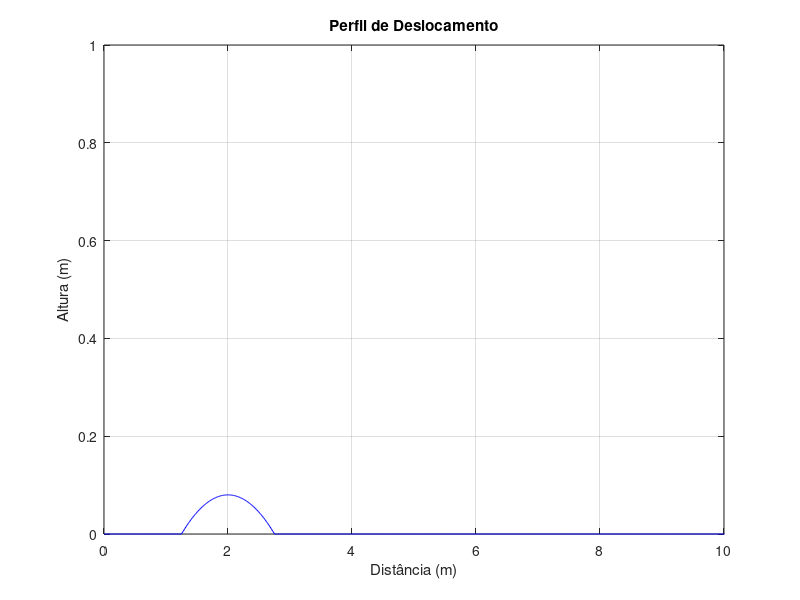
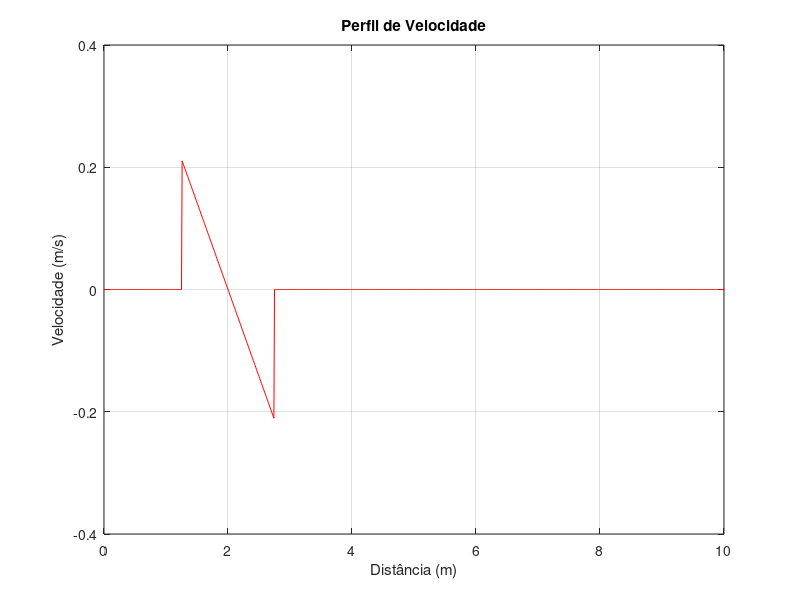
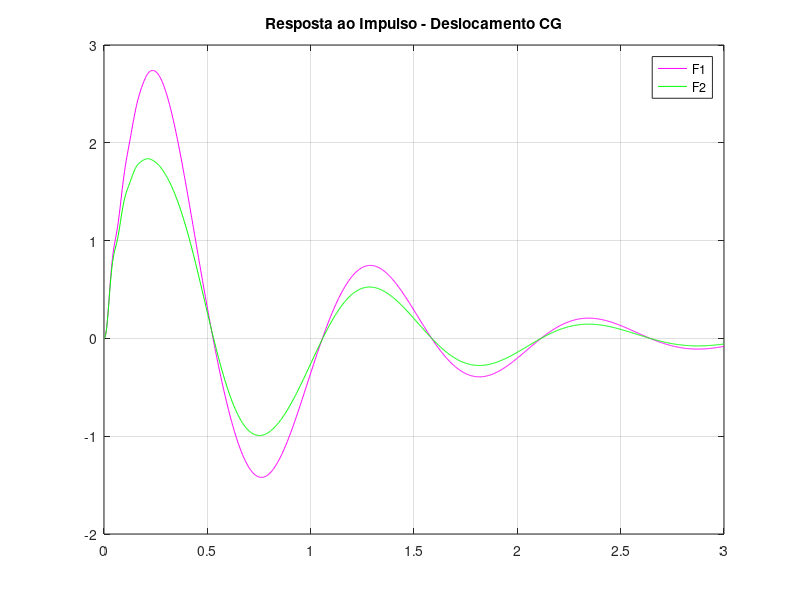
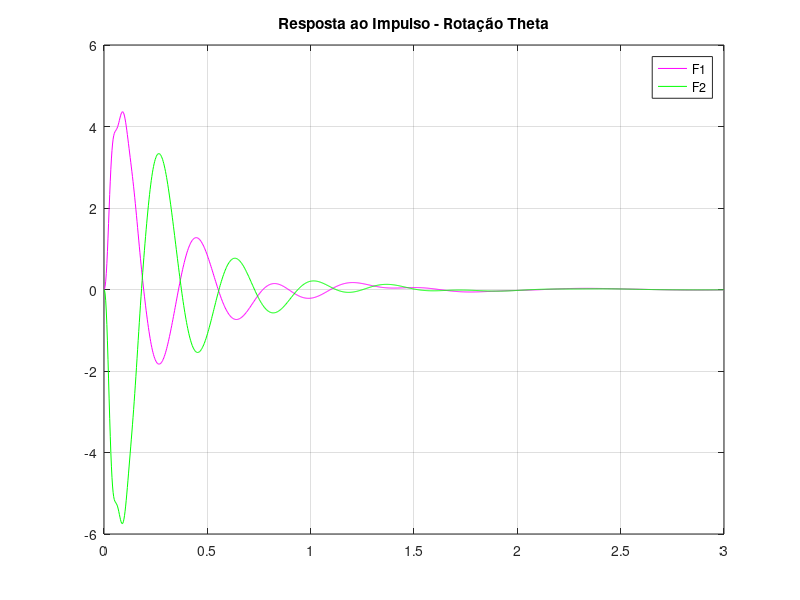

The MATLAB source for these figures, in order: (Note: this script raises an error after producing the figures.)
clear all, close all
clc

%% Parâmetros do Modelo

% Veículo
ld = 1.1; % m
lt = 1.5; % m
M = 1180; % kg
Ig = 240; % kg.m^2

% Pneus
k1 = 30e3; % N/m
c1 = 5e3;  % N.s/m
m = 10;    % kg

% Suspensão
k2 = 90e3; % N/m
c2 = 4e3;  % N.s/m

%% Equação Matricial

% Massa
M = [M 0 0 0;
     0 Ig 0 0;
     0 0 m 0;
     0 0 0 m];
 
% Amortecimento
C = [2*c2       c2*(ld-lt)      -c2     -c2 ;
     c2*(ld-lt) c2*(ld^2+lt^2)  -c2*ld  c2*lt;
     -c2        -c2*ld          c1+c2   0 ;
     -c2        c2*lt           0       c1+c2];
 
% Rigidez
K = [2*k2      k2*(ld-lt)      -k2     -k2 ;
    k2*(ld-lt) k2*(ld^2+lt^2)  -k2*ld  k2*lt;
    -k2        -k2*ld          k1+k2   0 ;
    -k2        k2*lt           0       k1+k2];
 
% Forças
F1= [0  0;
     0  0;
     k1 0;
     0  k1];

F2= [0  0;
     0  0;
     c1 0;
     0  c1];

%% Frequencias Naturais e Modos de Vibrar

disp('--- Autovalores e autovetores ---')
[v,d]=eig(K,M); d=sqrt(diag(d));

disp('Frequencias naturais, omega (rad/s)')
omega=(d'); disp(omega)

disp('Modos de vibracao, phi (normalizados pela massa)')
disp(v)
vn1=diag(max(abs(v)))\v;

disp('Modos de vibracao, phi (normalizados pelo maximo)')
disp(vn1)

%% Matriz de Amortecimendo Modal

D=2*0.2*(M*v*diag(d)*v'*M);
Lambda=v'*D*v; zeta=(1/2)*diag(Lambda)./d;

disp('Matriz modal de amortecimento')
disp(Lambda)

%% Pista

h = 0.08; % altura da lombada [m]
L = 1.5; % comprimento da lombada [m]
d = 2; % centro da lombada [m]

L_p = 100; % comprimento da pista [m]
dL = 0.01; % passo de pista

x_p = 0:dL:L_p;
z_ref = zeros(1,length(x_p));
vel_ref = zeros(1,length(x_p));

for i=1:length(x_p)
    f(i) = (4*h/L^2)*(-(x_p(i)-d)^2+(L/2)^2);
    f_dot(i) = -(8*h/L^2)*(x_p(i)-d);
    z_pista(i) = max([z_ref(i) f(i)]);

    % fora dos limites da lombada
    if (x_p(i) > (d-0.5*L)) && (x_p(i) < (d+0.5*L)) 
        v_pista(i) = f_dot(i);
    else
        v_pista(i) = vel_ref(i);
    end
end

figure
plot(x_p, z_pista, 'b')
grid on
title('Perfil de Deslocamento');
xlabel('Distância (m)'); ylabel('Altura (m)');
xlim([0 10]); ylim([0 1])

figure
plot(x_p, v_pista, 'r')
grid on
title('Perfil de Velocidade');
xlabel('Distância (m)'); ylabel('Velocidade (m/s)');
xlim([0 10]); ylim([-0.4 0.4])

%% Espaço de Estados

% uG - translação vertical do CM [m]
% theta - rotacao do veiculo [rad]
% ud - deslocamento vertical da dianteira [m]
% ut - deslocamento vertical da traseira [m]

c=eye(size(M));
damping = D; % modal (D) ou direto (C)

A = [zeros(size(M))  eye(size(M)); 
        -M\K             -M\damping ];

B = [zeros(size(F1));
         M\F1 ];

Cy = [c               zeros(size(c));
         zeros(size(c))  zeros(size(c))];

D = [zeros(size(F2));
         M\F2 ];

sys = ss(A,B,Cy,D);

%% Resposta ao Impulso

t_sim = 3; % tempo de simulação [s]
dt = 0.001; % passo de tempo
time = linspace(0,t_sim,t_sim/dt);

[y,t] = impulse(sys, t_sim);

figure
plot(t,y(:,1,1), 'm');
hold on
plot(t,y(:,1,2), 'g');
legend('F1', 'F2'); grid on;
title('Resposta ao Impulso - Deslocamento CG');

figure
plot(t,y(:,2,1), 'm');
hold on
plot(t,y(:,2,2), 'g');
legend('F1', 'F2'); grid on;
title('Resposta ao Impulso - Rotação Theta');

figure
plot(t,y(:,3,1), 'm');
hold on
plot(t,y(:,3,2), 'g');
legend('F1', 'F2'); grid on;
title('Resposta ao Impulso - Deslocamento Dianteira');

figure
plot(t,y(:,4,1), 'm');
hold on
plot(t,y(:,4,2), 'g');
legend('F1', 'F2'); grid on;
title('Resposta ao Impulso - Deslocamento Traseira');

%% Resposta em Frequência

figure
bodeplot(sys(1,1))
grid on
title('FRF - Deslocamento CG')

figure
bodeplot(sys(1,2))
grid on
title('FRF - Rotação Theta')

%% Resposta no Tempo

v_kmh = 30; % velocidade do veículo [km/h]
v = v_kmh/3.6; % conversao para m/s

pos_d = v*time; % posição eixo dianteiro
u1 = interp1(x_p,z_pista,pos_d);
pos_t = v*time + (lt+ld); % posição eixo traseiro
u2 = interp1(x_p,z_pista,pos_t);
u_vet = [u1' u2'];

[y,time,x] = lsim(sys,u_vet,time);
uG = y(:,1);
theta = y(:,2);
ud = y(:,3);
ut = y(:,4);

figure
title('Simulação da Resposta no Tempo para Lombada');
hold on; grid on;
xlabel('Tempo (s)');
yyaxis left;
plot(time, uG, 'b');
ylabel('Deslocamento do CG (m)');
xlim([0 t_sim]); ylim([-h h]);
yyaxis right;
plot(time,theta*(180/pi), 'r');
ylabel('Ângulo do Veiculo (grau)');
legend('u','theta');
xlim([0 t_sim]); ylim([-5 5]);
